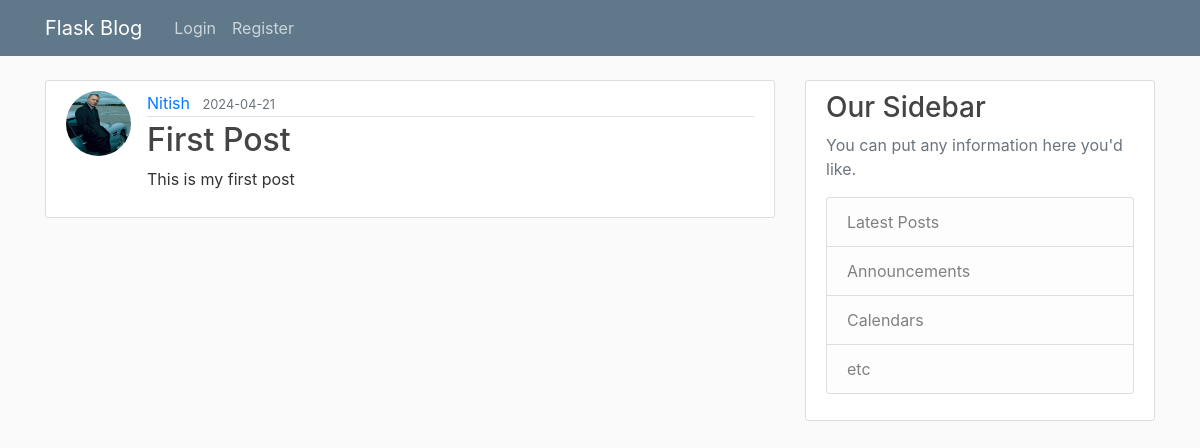
/post/1, run on the app's committed database.
### main.py (models this page shows, shortened)
class User(db.Model, UserMixin):
    id = db.Column(db.Integer, primary_key=True)
    username = db.Column(db.String(150), unique=True, nullable=False)
    email = db.Column(db.String(150), unique=True, nullable=False)
    image_file = db.Column(db.String(20), nullable=False, default='default.jpg')
    password = db.Column(db.String(150), nullable=False)
    posts = db.relationship('Post', backref='author', lazy=True)

class Post(db.Model):
    id = db.Column(db.Integer, primary_key=True)
    title = db.Column(db.String(10000), nullable=False)
    date_posted = db.Column(db.DateTime(timezone=True), default=func.now())
    content = db.Column(db.Text, nullable=False)
    user_id = db.Column(db.Integer, db.ForeignKey('user.id'), nullable=False)

### main.py (the view)
@app.route("/post/<int:post_id>")
def post(post_id):
    post = Post.query.get_or_404(post_id)
    return render_template('post.html', title=post.title, post=post, user=current_user)

### templates/post.html (shortened to what this page needs)
{% extends "layout.html" %}
{% block content %}
        <article class="media content-section">
        <img class="rounded-circle article-img" src="{{url_for('static',filename='image/'+post.author.image_file)}}" alt="">
            <div class="media-body">
            <div class="article-metadata">
                <a class="mr-2" href="#">{{ post.author.username }}</a>
                <small class="text-muted">{{ post.date_posted.strftime('%Y-%m-%d') }}</small>
            </div>
            <h2 class="article-title">{{ post.title }}</h2>
            <p class="article-content">{{ post.content }}</p>
            </div>
        </article>
{% endblock %}

### static/main.css (style rules this page uses)
body { background: #fafafa; color: #333333; margin-top: 5rem; }
h1, h2, h3, h4, h5, h6 { color: #444444; }
.content-section { background: #ffffff; padding: 10px 20px; border: 1px solid #dddddd; border-radius: 3px; margin-bottom: 20px; }
.article-title { color: #444444; }
.article-content { white-space: pre-line; }
.article-img { height: 65px; width: 65px; margin-right: 16px; }
.article-metadata { padding-bottom: 1px; margin-bottom: 4px; border-bottom: 1px solid #e3e3e3 }

### data on the page
User: image_file (placeholder picture), author.username "Nitish"
Post: date_posted "2024-04-21", title "First Post", content "This is my first post"
